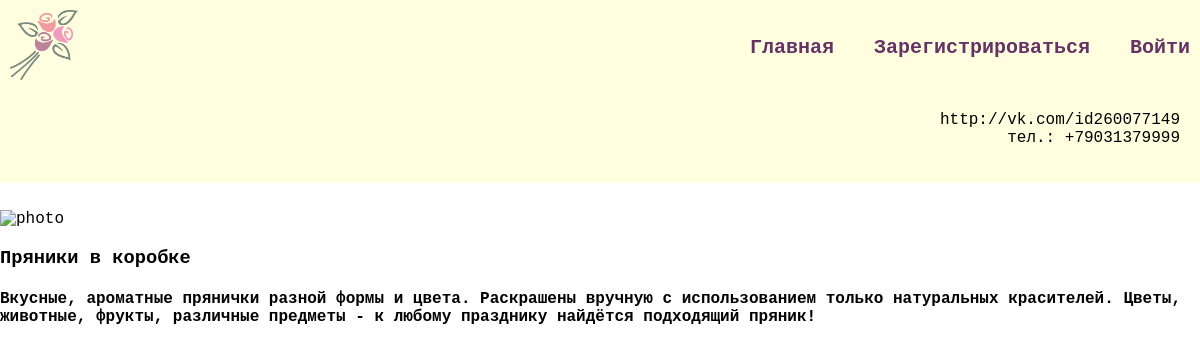
Screenshot of /home/3/ with the database file from the repository.
### sweets/models.py (models this page shows, shortened)
class Catalog(models.Model):
    title = models.CharField(max_length=100)
    picture = models.ImageField(upload_to='media/images/')
    description = models.TextField()
    price = models.IntegerField(null=False)
    date_completed = models.DateTimeField(null=True, blank=True)
    favourite = models.BooleanField(default=False)
    user = models.ForeignKey(User, on_delete=models.CASCADE)

### sweets/views.py (the view)
# urls.py: path('home/<str:pk>/', views.work, name='work'),
def work(request, pk):
    work_obj = Catalog.objects.get(id=pk)
    context = {'work': work_obj}
    return render(request, 'userpage/single-work.html', context)

### sweets/templates/userpage/single-work.html
{% extends 'userpage/base.html' %}
{% block content %}
<div class="block">
    <div class="single">
        <img class="singleWork" src="{{ work.image.url }}" alt="photo"/>
        <h3>{{ work.title }}</h3>
        <h4>{{ work.description }}</h4>
    </div>
</div>
{% endblock %}

### sweets/static/css/style.css (style rules this page uses)
body { font-family: 'Courier New', Courier, monospace, Verdana, Tahoma, sans-serif, sans-serif; padding: 0; margin: 0 auto; background-color: #FFF; }
.block { display: flex; flex-wrap: wrap; margin-bottom: 60px; }
.block img { max-width: 360px; }

### rows the page displays
Catalog: title "Пряники в коробке", description "Вкусные, ароматные прянички разной формы и цвета. Раскрашены вручную с использованием только натуральных красителей. Цветы, животные, фрукты, различные предметы - к любому празднику найдётся подходящий пряник!"
